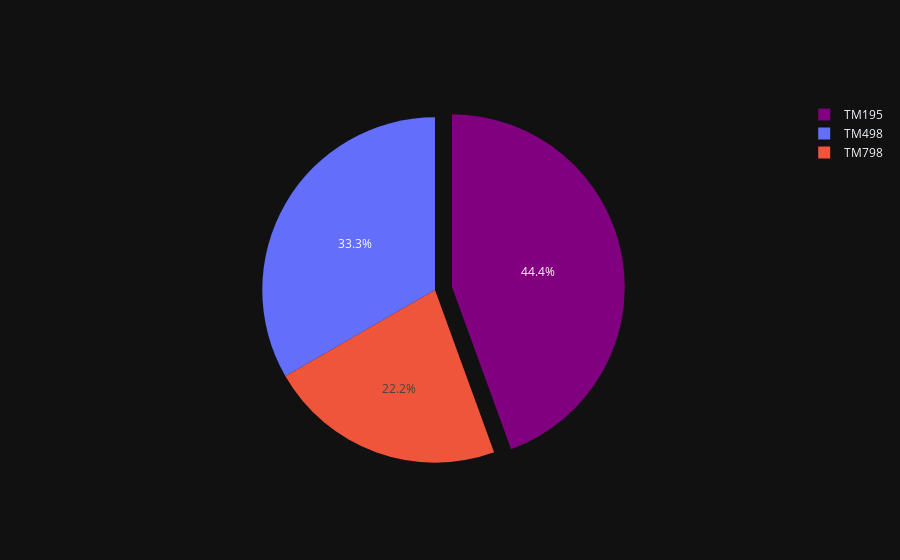

Notebook source saved alongside this figure:
### Code cell
import plotly.graph_objects as px
explode_effect = [0.1,0.1,0.1]
custom_colors = ["Purple","Orange","Lavender"]
fig=px.Figure(px.Pie(
    labels = df['Product'],
    pull=explode_effect,
    marker=dict(colors=custom_colors)))
fig.show()

### Figure 1 — Plotly figure (JSON) as saved in the notebook; plotly's stock layout.template omitted (floating-point values rounded to 4 significant figures; data arrays with more than 128 entries replaced by an {"elided": "..."} marker saying what was removed)
{"data": [{"labels": {"elided": "180 str values"}, "marker": {"colors": ["Purple", "Orange", "Lavender"]}, "pull": [0.1, 0.1, 0.1], "type": "pie"}], "layout": {}}
